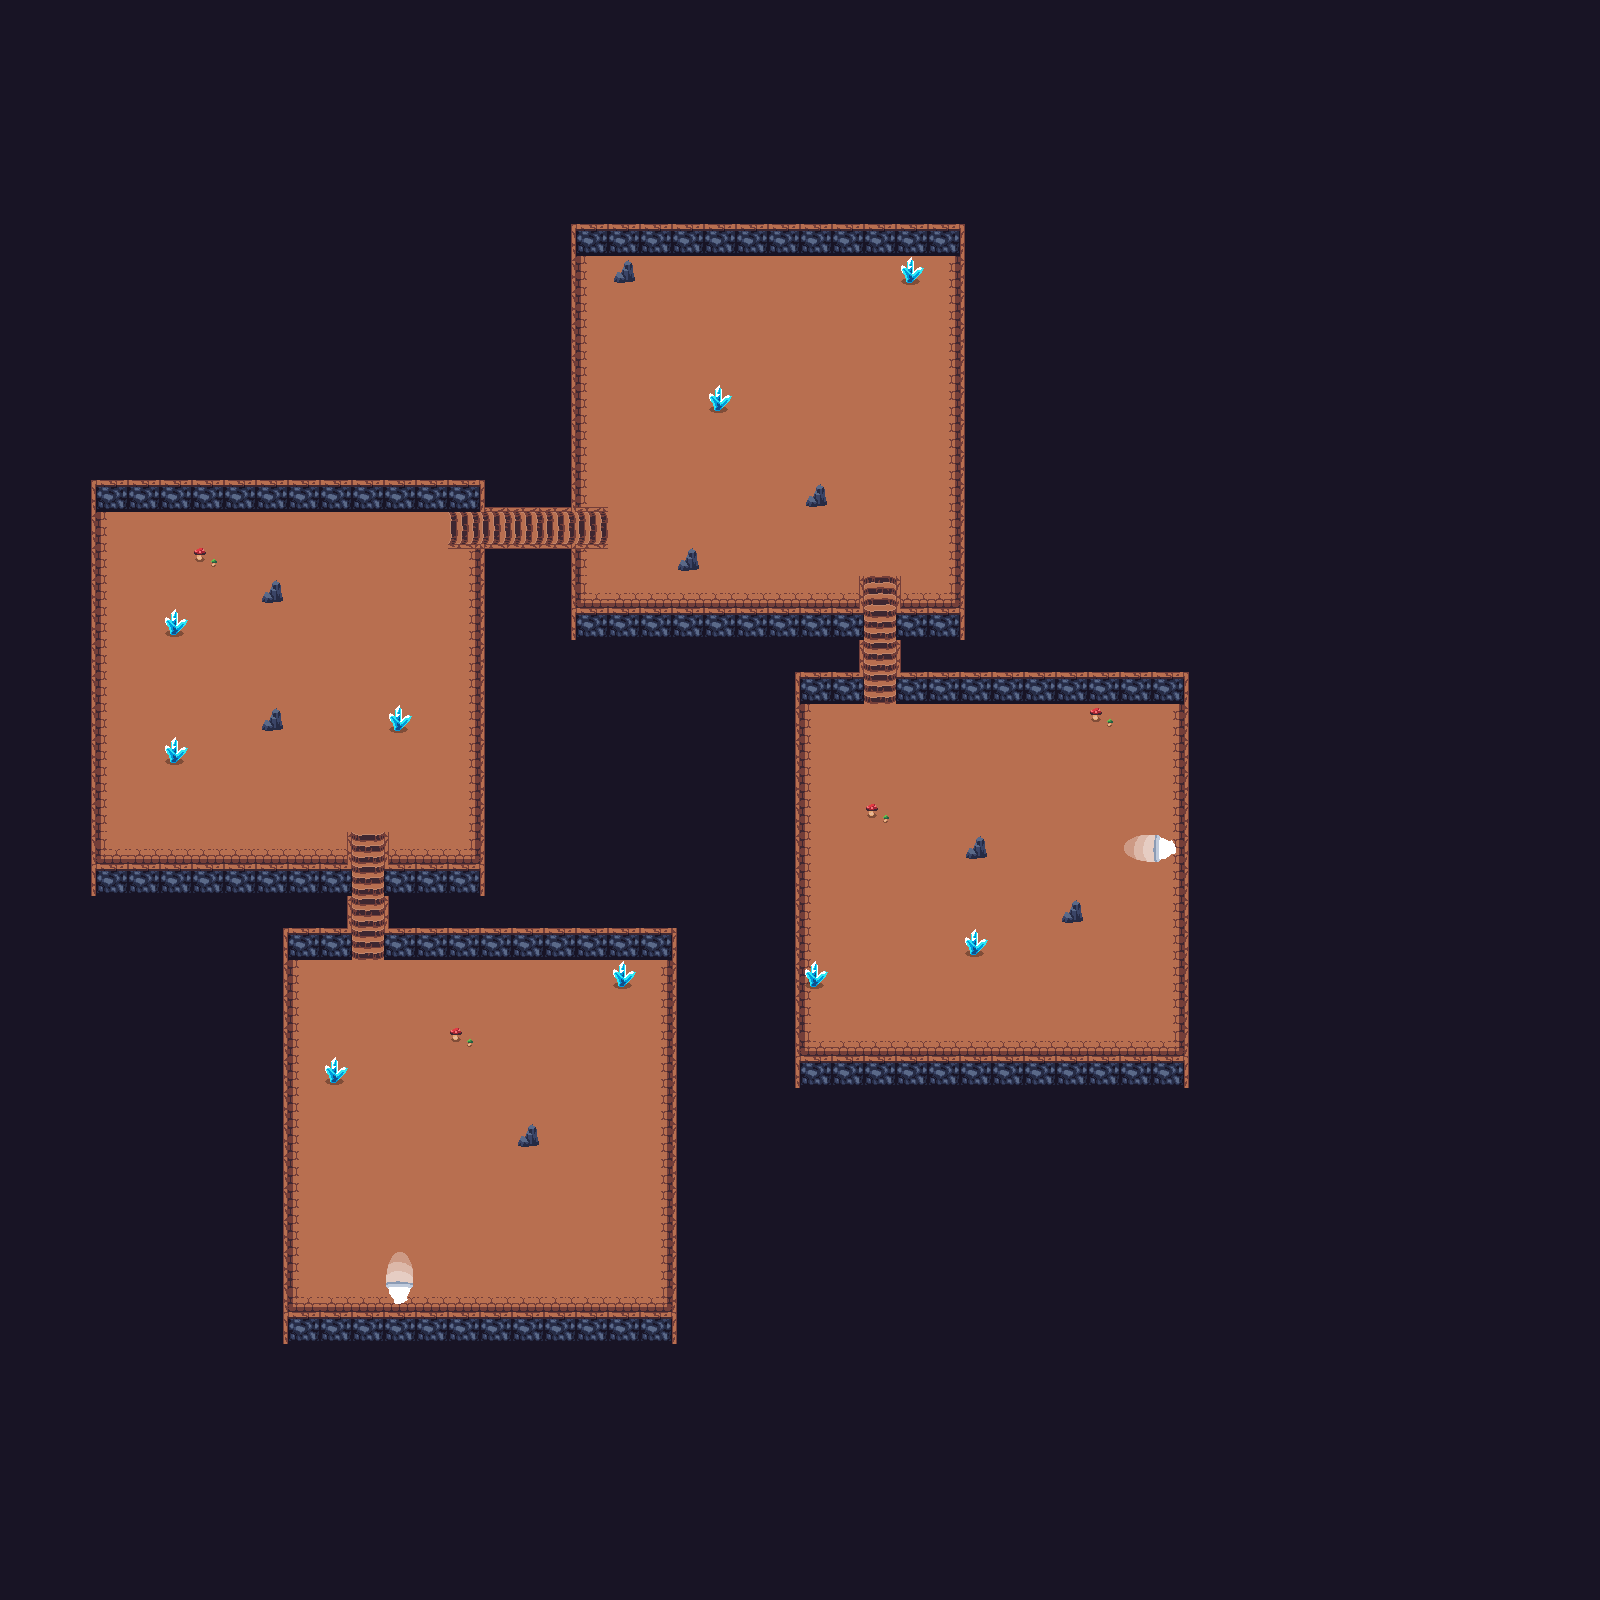

Tiled map render using the project's own tile images. Description and the map definition, with tile-layer contents summarised, below:
An orthogonal 50x50 tile map with 32x32 px tiles, 3 tile layers (ground, stair, deco), 2 tilesets and 47 objects (44x collision, dungeon_spawn, boss_path1, boss_path2).

<map version="1.8" tiledversion="1.8.6" orientation="orthogonal" renderorder="right-down" width="50" height="50" tilewidth="32" tileheight="32" infinite="0" nextlayerid="7" nextobjectid="75">
 <tileset firstgid="1" source="Fantasy Interior Tiles.tsx" />
 <tileset firstgid="65" source="tileset_dungeon.tsx" />
 <layer id="1" name="ground" width="50" height="50">
  <data>[2500 cells, 2447 non-empty, 10 distinct tile ids]</data>
 </layer>
 <layer id="3" name="stair" width="50" height="50">
  <data>[2500 cells, 39 non-empty, 3 distinct tile ids]</data>
 </layer>
 <layer id="4" name="deco" width="50" height="50">
  <data>[2500 cells, 219 non-empty, 10 distinct tile ids]</data>
 </layer>
 <objectgroup id="5" name="objects">
  <object id="1" type="collision" x="897.333" y="604" width="293.333" height="97.6667" />
  <object id="2" type="collision" x="1181.33" y="676" width="69.3333" height="378.667" />
  <object id="3" type="collision" x="802.667" y="1052" width="396" height="44" />
  <object id="4" type="collision" x="480" y="602.667" width="376" height="98.3333" />
  <object id="5" type="collision" x="669.333" y="674.667" width="132" height="650.667" />
  <object id="6" type="collision" x="270.667" y="1309.33" width="396" height="93.3333" />
  <object id="7" type="collision" x="218.667" y="929.333" width="70.6667" height="405.333" />
  <object id="8" type="collision" x="388" y="860" width="292" height="97.3333" />
  <object id="9" type="collision" x="476" y="548" width="105.333" height="316" />
  <object id="10" type="collision" x="476" y="221.333" width="100" height="288" />
  <object id="11" type="collision" x="957.333" y="222.667" width="129.333" height="381.333" />
  <object id="12" type="collision" x="572" y="162.667" width="394.667" height="90" />
  <object id="13" type="collision" x="100" y="430.667" width="373.333" height="75.6667" />
  <object id="14" type="collision" x="41.3333" y="478.667" width="57.3333" height="401.333" />
  <object id="15" type="collision" x="68" y="858.667" width="277.333" height="98.3333" />
  <object id="16" type="collision" x="449.333" y="545.333" width="156" height="4" />
  <object id="17" type="collision" x="449.333" y="504" width="157.333" height="5.33333" />
  <object id="18" type="collision" x="856" y="577.333" width="5.33333" height="125.333" />
  <object id="19" type="collision" x="897.333" y="576" width="4" height="125.333" />
  <object id="20" type="collision" x="384" y="836" width="2.66667" height="122.667" />
  <object id="21" type="collision" x="348" y="833.333" width="4" height="125.333" />
  <object id="22" name="dungeon_entry" type="collision" x="384" y="1281.33" width="29.3333" height="22.6667" />
  <object id="23" name="dungeon_exit" type="collision" x="1153.33" y="834.667" width="24" height="28" />
  <object id="24" name="dungeon_spawn" x="404" y="1234.67">
   <point />
  </object>
  <object id="47" type="collision" x="326" y="1061" width="16" height="21" />
  <object id="48" type="collision" x="522" y="1126" width="16" height="22" />
  <object id="49" type="collision" x="452" y="1029" width="21" height="19" />
  <object id="50" type="collision" x="613" y="963" width="19" height="23" />
  <object id="51" type="collision" x="806" y="964" width="18" height="21" />
  <object id="52" type="collision" x="966" y="933" width="18" height="21" />
  <object id="53" type="collision" x="1065" y="902" width="18" height="20" />
  <object id="54" type="collision" x="970" y="840" width="16" height="19" />
  <object id="55" type="collision" x="867" y="806" width="23" height="17" />
  <object id="56" type="collision" x="1091" y="709" width="23" height="17" />
  <object id="57" type="collision" x="389" y="707" width="18" height="22" />
  <object id="58" type="collision" x="166" y="739" width="17" height="21" />
  <object id="59" type="collision" x="264" y="710" width="17" height="20" />
  <object id="60" type="collision" x="167" y="612" width="17" height="21" />
  <object id="61" type="collision" x="264" y="584" width="21" height="19" />
  <object id="62" type="collision" x="196" y="551" width="21" height="14" />
  <object id="63" type="collision" x="684" y="548" width="15" height="24" />
  <object id="64" type="collision" x="810" y="487" width="17" height="19" />
  <object id="65" type="collision" x="711" y="390" width="17" height="20" />
  <object id="66" type="collision" x="618" y="264" width="17" height="21" />
  <object id="67" type="collision" x="901" y="262" width="18" height="20" />
 </objectgroup>
 <objectgroup id="6" name="NPCPaths">
  <object id="68" name="boss_path1" x="640" y="352" width="34" height="32" />
  <object id="69" name="boss_path2" x="898" y="352" width="31" height="30" />
 </objectgroup>
</map>
